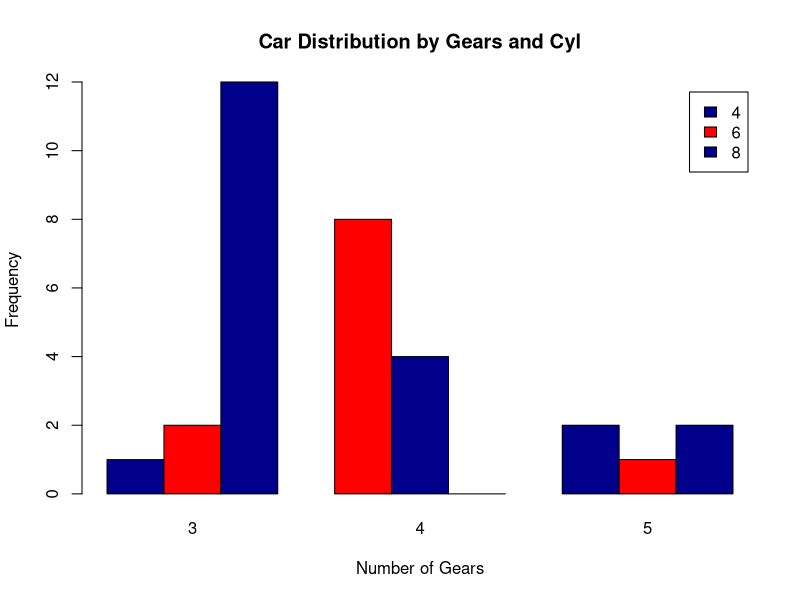

Write R code to recreate this figure.
counts <- table(mtcars$cyl, mtcars$gear)
barplot(counts, main="Car Distribution by Gears and Cyl",
	xlab="Number of Gears", ylab="Frequency", col=c("darkblue","red"), legend = rownames(counts), beside=TRUE)